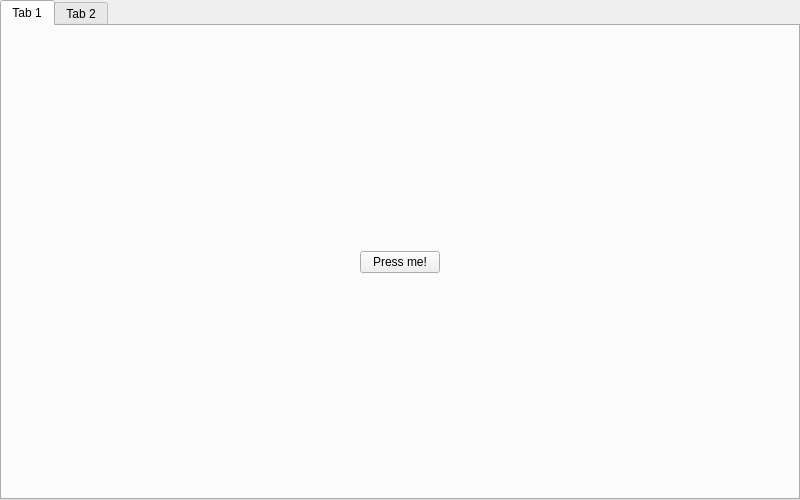
<?xml version="1.0" encoding="UTF-8"?>
<ui version="4.0">
  <class>MainWindow</class>
  <widget class="QMainWindow" name="MainWindow">
    <property name="geometry">
      <rect>
        <x>0</x>
        <y>0</y>
        <width>800</width>
        <height>500</height>
      </rect>
    </property>
    <property name="minimumSize">
      <size>
        <width>800</width>
        <height>500</height>
      </size>
    </property>
    <property name="windowTitle">
      <string>Note Taker</string>
    </property>
    <property name="toolButtonStyle">
      <enum>Qt::ToolButtonStyle::ToolButtonTextOnly</enum>
    </property>
    <widget class="QWidget" name="centralwidget">
      <layout class="QHBoxLayout" name="horizontalLayout">
        <property name="spacing">
          <number>0</number>
        </property>
        <property name="leftMargin">
          <number>0</number>
        </property>
        <property name="topMargin">
          <number>0</number>
        </property>
        <property name="rightMargin">
          <number>0</number>
        </property>
        <property name="bottomMargin">
          <number>0</number>
        </property>
        <item>
          <widget class="QTabWidget" name="tabWidget">
            <property name="sizePolicy">
              <sizepolicy hsizetype="Minimum" vsizetype="Minimum">
                <horstretch>0</horstretch>
                <verstretch>0</verstretch>
              </sizepolicy>
            </property>
            <property name="currentIndex">
              <number>0</number>
            </property>
            <widget class="QWidget" name="tab">
              <attribute name="title">
                <string>Tab 1</string>
              </attribute>
              <layout class="QHBoxLayout" name="horizontalLayout_2">
                <item>
                  <widget class="QPushButton" name="pushButton">
                    <property name="sizePolicy">
                      <sizepolicy hsizetype="Maximum" vsizetype="Maximum">
                        <horstretch>0</horstretch>
                        <verstretch>0</verstretch>
                      </sizepolicy>
                    </property>
                    <property name="text">
                      <string>Press me!</string>
                    </property>
                    <property name="default">
                      <bool>false</bool>
                    </property>
                    <property name="flat">
                      <bool>false</bool>
                    </property>
                  </widget>
                </item>
              </layout>
            </widget>
            <widget class="QWidget" name="tab_2">
              <attribute name="title">
                <string>Tab 2</string>
              </attribute>
              <layout class="QHBoxLayout" name="horizontalLayout_3">
                <item>
                  <widget class="QLabel" name="label">
                    <property name="enabled">
                      <bool>true</bool>
                    </property>
                    <property name="minimumSize">
                      <size>
                        <width>0</width>
                        <height>461</height>
                      </size>
                    </property>
                    <property name="text">
                      <string></string>
                    </property>
                    <property name="textFormat">
                      <enum>Qt::TextFormat::PlainText</enum>
                    </property>
                    <property name="scaledContents">
                      <bool>false</bool>
                    </property>
                    <property name="alignment">
                      <set>Qt::AlignmentFlag::AlignCenter</set>
                    </property>
                  </widget>
                </item>
              </layout>
            </widget>
          </widget>
        </item>
      </layout>
    </widget>
  </widget>
  <resources />
  <connections />
</ui>
